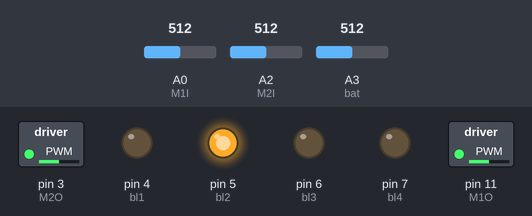
Bench run of a sketch on a simulated Arduino Uno, built with avr-gcc and run on an emulated ATmega328P. Shown: switched loads named in the sketch (green lamp = pin HIGH), output pins drawn as LEDs (lit = HIGH). Inputs (shaded band) come from the test bench; at power-on: A0 (M1I) = 512, A2 (M2I) = 512, A3 (bat) = 512.

Above: at 1.2 s.
1.3 s: A0 (M1I) set to 716
At 2.5 s:
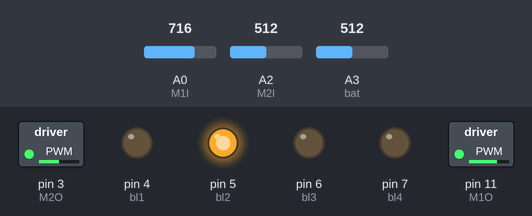
2.8 s: A2 (M2I) set to 716
At 3.4 s:
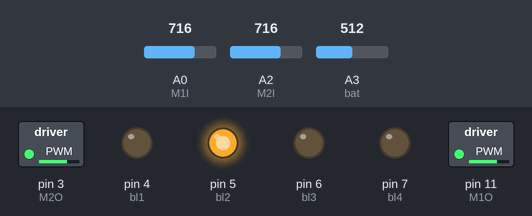
4.3 s: A3 (bat) set to 556
5.8 s: A3 (bat) set to 581
At 6.6 s:
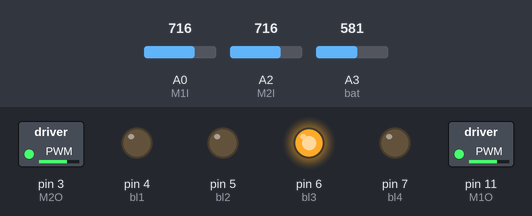
7.3 s: A0 (M1I) set to 900
At 7.9 s:
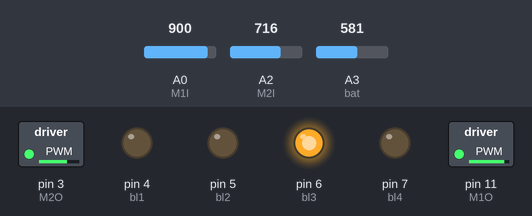
8.8 s: A2 (M2I) set to 900
At 10.1 s:
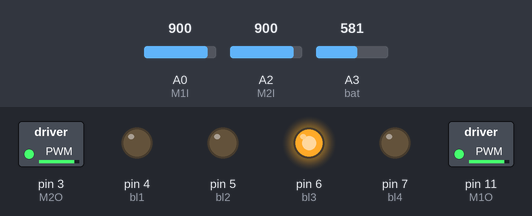
Timing chart, 0 to 11.3 s (numbered marks = the images above; inputs shaded):
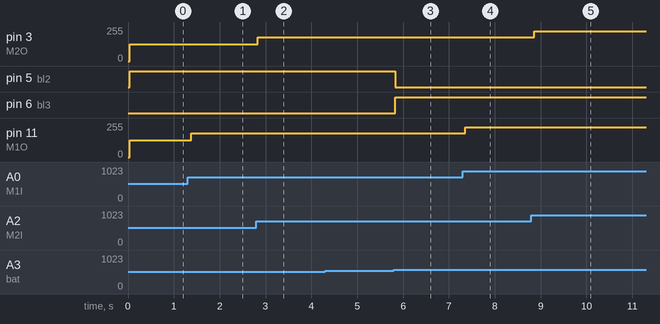

Measured:
- the behaviour switches between 563 and 564 on A3 (bat) (found by bisection; images 2 and 3)
- after the input at 1.3 s, pin 11 (M1O): 127/255 → 178/255 after 0.08 s
- after the input at 2.8 s, pin 3 (M2O): 127/255 → 178/255 at once
- after the input at 4.3 s, every drawn part: stays the same
- after the input at 5.8 s, pin 5 (bl2): HIGH → LOW at once; pin 6 (bl3): LOW → HIGH at once
- after the input at 7.3 s, pin 11 (M1O): 178/255 → 224/255 after 0.06 s
- after the input at 8.8 s, pin 3 (M2O): 178/255 → 224/255 after 0.06 s

The sketch:

BurnerConroller.ino
```cpp
/*
Burner Controller with DC fans

Two DC fans with individual speed control
Battery Level indication on four leds

A0- M1 (motor1 speed contol)
A2- M2
A3- battery voltage

PIN 11 - Motor 1(L293D 2 pin,7th pin to ground)
PIN 3 - Motor 2(L293D 15th Pin,10th pin to ground)

Battery level in 4 leds, battery is 12v so we have to use
a voltage devider (1/4)
>8v- PIN4
>9V- PIN5
>11V- PIN6
>12.5V- PIN7
*/
#define M1O 11
#define M2O 3
#define bl1 4
#define bl2 5
#define bl3 6
#define bl4 7

#define bl1v 8
#define bl2v 9
#define bl3v 11
#define bl4v 12.5


#define M1I A0
#define M2I A2
#define bat A3

int m1i,m2i,bv;

void setup() {
pinMode(M1O,OUTPUT);
pinMode(M2O,OUTPUT);
pinMode(bl1,OUTPUT);
pinMode(bl2,OUTPUT);
pinMode(bl3,OUTPUT);
pinMode(bl4,OUTPUT);
}

void loop() {
  // put your main code here, to run repeatedly:
  m1i=analogRead(M1I);
  delay(20);
  m2i=analogRead(M2I);
  delay(20);
  checkBat();
  analogWrite(M1O,(m1i/1024.0)*255);
  analogWrite(M2O,(m2i/1024.0)*255);
  //delay(100);
}

void checkBat()
{
	float bv=(analogRead(bat)/1024.0)*20;
	if(bv>bl4v)
	{
          digitalWrite(bl1,0);
          digitalWrite(bl2,0);
          digitalWrite(bl3,0);
          digitalWrite(bl4,1);
	}
	else if(bv>bl3v)
	{
          digitalWrite(bl1,0);
          digitalWrite(bl2,0);
          digitalWrite(bl3,1);
          digitalWrite(bl4,0);

	}
	else if(bv>bl2v)
    {
          digitalWrite(bl1,0);
          digitalWrite(bl2,1);
          digitalWrite(bl3,0);
          digitalWrite(bl4,0);

    }
    else if(bv>bl1v)
    {
          digitalWrite(bl1,1);
          digitalWrite(bl2,0);
          digitalWrite(bl3,0);
          digitalWrite(bl4,0);
    }

}
```
